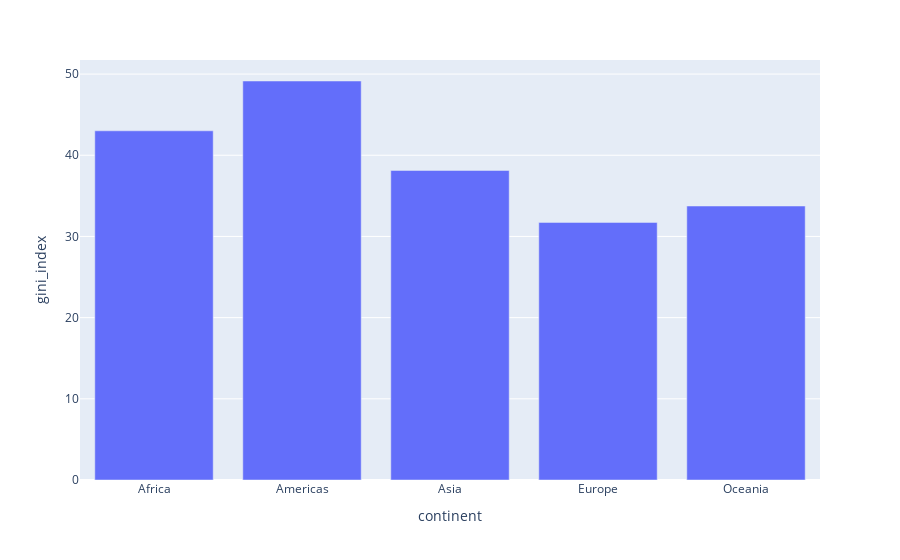

The notebook cell saved with this chart:
### Code cell
import plotly.express as px

fig1 = px.bar(gini_con_mean_2006, x='continent', y='gini_index')

fig1.show()

### Figure 1 — Plotly figure (JSON) as saved in the notebook; plotly's stock layout.template omitted (floating-point values rounded to 4 significant figures)
{"data": [{"alignmentgroup": "True", "hovertemplate": "continent=%{x}<br>gini_index=%{y}<extra></extra>", "legendgroup": "", "marker": {"color": "#636efa", "pattern": {"shape": ""}}, "name": "", "offsetgroup": "", "orientation": "v", "showlegend": false, "textposition": "auto", "type": "bar", "x": ["Africa", "Americas", "Asia", "Europe", "Oceania"], "xaxis": "x", "y": [43.01, 49.15, 38.13, 31.73, 33.75], "yaxis": "y"}], "layout": {"barmode": "relative", "legend": {"tracegroupgap": 0}, "margin": {"t": 60}, "xaxis": {"anchor": "y", "domain": [0, 1], "title": {"text": "continent"}}, "yaxis": {"anchor": "x", "domain": [0, 1], "title": {"text": "gini_index"}}}}
